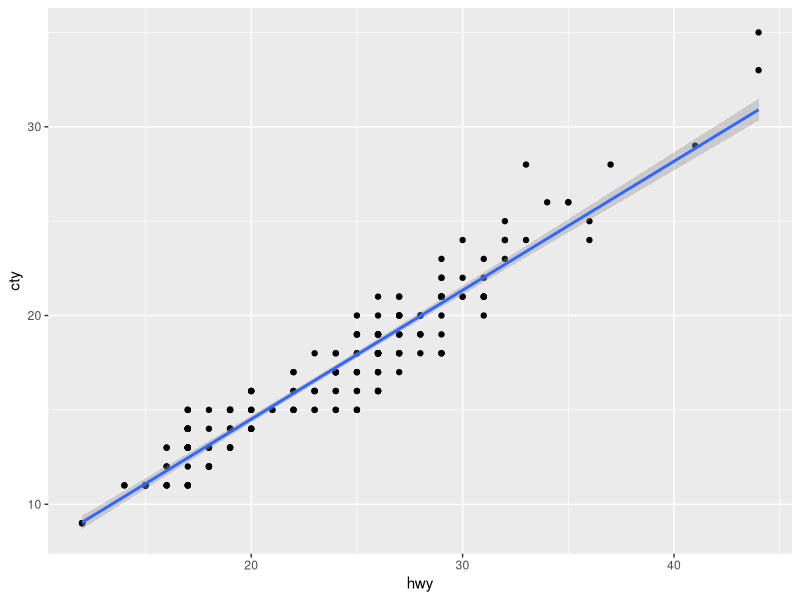

This chart was generated by the following R code:
## ---- chunk 1
library(tidyverse)
mpg

ggplot(data = mpg)+
  geom_point(mapping = aes(x = hwy, y = cty)) +
  geom_smooth(method = lm, mapping =aes(x = hwy, y = cty))

